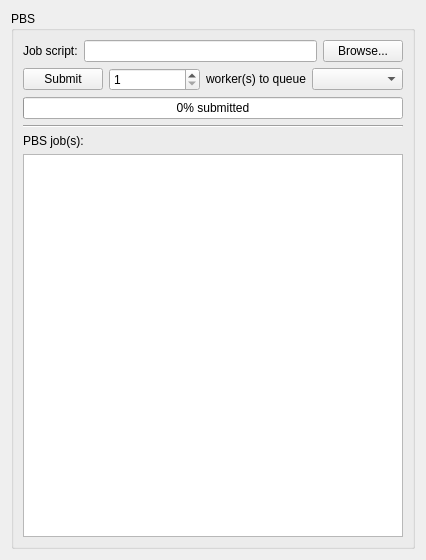
<?xml version="1.0" encoding="UTF-8"?>
<ui version="4.0">
 <class>wgGrid</class>
 <widget class="QWidget" name="wgGrid">
  <property name="geometry">
   <rect>
    <x>0</x>
    <y>0</y>
    <width>426</width>
    <height>560</height>
   </rect>
  </property>
  <property name="windowTitle">
   <string>Form</string>
  </property>
  <layout class="QGridLayout">
   <item row="0" column="0">
    <widget class="QGroupBox" name="groupBox">
     <property name="title">
      <string>PBS</string>
     </property>
     <layout class="QGridLayout">
      <item row="0" column="0">
       <layout class="QVBoxLayout">
        <item>
         <layout class="QHBoxLayout">
          <item>
           <widget class="QLabel" name="label_2">
            <property name="text">
             <string>Job script:</string>
            </property>
           </widget>
          </item>
          <item>
           <widget class="QLineEdit" name="edtJobScriptFileName">
            <property name="text">
             <string/>
            </property>
           </widget>
          </item>
          <item>
           <widget class="QPushButton" name="btnBrowseJobScript">
            <property name="text">
             <string>Browse...</string>
            </property>
           </widget>
          </item>
         </layout>
        </item>
        <item>
         <layout class="QHBoxLayout">
          <item>
           <widget class="QPushButton" name="btnSubmitClient">
            <property name="sizePolicy">
             <sizepolicy hsizetype="Fixed" vsizetype="Fixed">
              <horstretch>0</horstretch>
              <verstretch>0</verstretch>
             </sizepolicy>
            </property>
            <property name="minimumSize">
             <size>
              <width>77</width>
              <height>0</height>
             </size>
            </property>
            <property name="text">
             <string>Submit</string>
            </property>
            <property name="checkable">
             <bool>false</bool>
            </property>
           </widget>
          </item>
          <item>
           <widget class="QSpinBox" name="spinNumWorkers">
            <property name="sizePolicy">
             <sizepolicy hsizetype="Expanding" vsizetype="Fixed">
              <horstretch>0</horstretch>
              <verstretch>0</verstretch>
             </sizepolicy>
            </property>
            <property name="minimumSize">
             <size>
              <width>40</width>
              <height>0</height>
             </size>
            </property>
            <property name="alignment">
             <set>Qt::AlignLeading</set>
            </property>
            <property name="specialValueText">
             <string/>
            </property>
            <property name="minimum">
             <number>1</number>
            </property>
            <property name="value">
             <number>1</number>
            </property>
           </widget>
          </item>
          <item>
           <widget class="QLabel" name="label_4">
            <property name="sizePolicy">
             <sizepolicy hsizetype="Fixed" vsizetype="Fixed">
              <horstretch>0</horstretch>
              <verstretch>0</verstretch>
             </sizepolicy>
            </property>
            <property name="text">
             <string>worker(s) to queue</string>
            </property>
            <property name="alignment">
             <set>Qt::AlignLeading|Qt::AlignLeft|Qt::AlignVCenter</set>
            </property>
           </widget>
          </item>
          <item>
           <widget class="QComboBox" name="queuesList">
            <property name="sizePolicy">
             <sizepolicy hsizetype="Expanding" vsizetype="Fixed">
              <horstretch>0</horstretch>
              <verstretch>0</verstretch>
             </sizepolicy>
            </property>
           </widget>
          </item>
         </layout>
        </item>
        <item>
         <widget class="QProgressBar" name="progressSubmittedJobs">
          <property name="value">
           <number>0</number>
          </property>
          <property name="orientation">
           <enum>Qt::Horizontal</enum>
          </property>
          <property name="format">
           <string>%p% submitted</string>
          </property>
         </widget>
        </item>
        <item>
         <widget class="Line" name="line">
          <property name="orientation">
           <enum>Qt::Horizontal</enum>
          </property>
         </widget>
        </item>
        <item>
         <widget class="QLabel" name="label">
          <property name="text">
           <string>PBS job(s):</string>
          </property>
         </widget>
        </item>
        <item>
         <widget class="QTreeView" name="treeJobs">
          <property name="alternatingRowColors">
           <bool>false</bool>
          </property>
          <property name="uniformRowHeights">
           <bool>true</bool>
          </property>
         </widget>
        </item>
       </layout>
      </item>
     </layout>
    </widget>
   </item>
  </layout>
 </widget>
 <tabstops>
  <tabstop>edtJobScriptFileName</tabstop>
  <tabstop>btnBrowseJobScript</tabstop>
  <tabstop>btnSubmitClient</tabstop>
  <tabstop>treeJobs</tabstop>
 </tabstops>
 <resources/>
 <connections/>
</ui>
